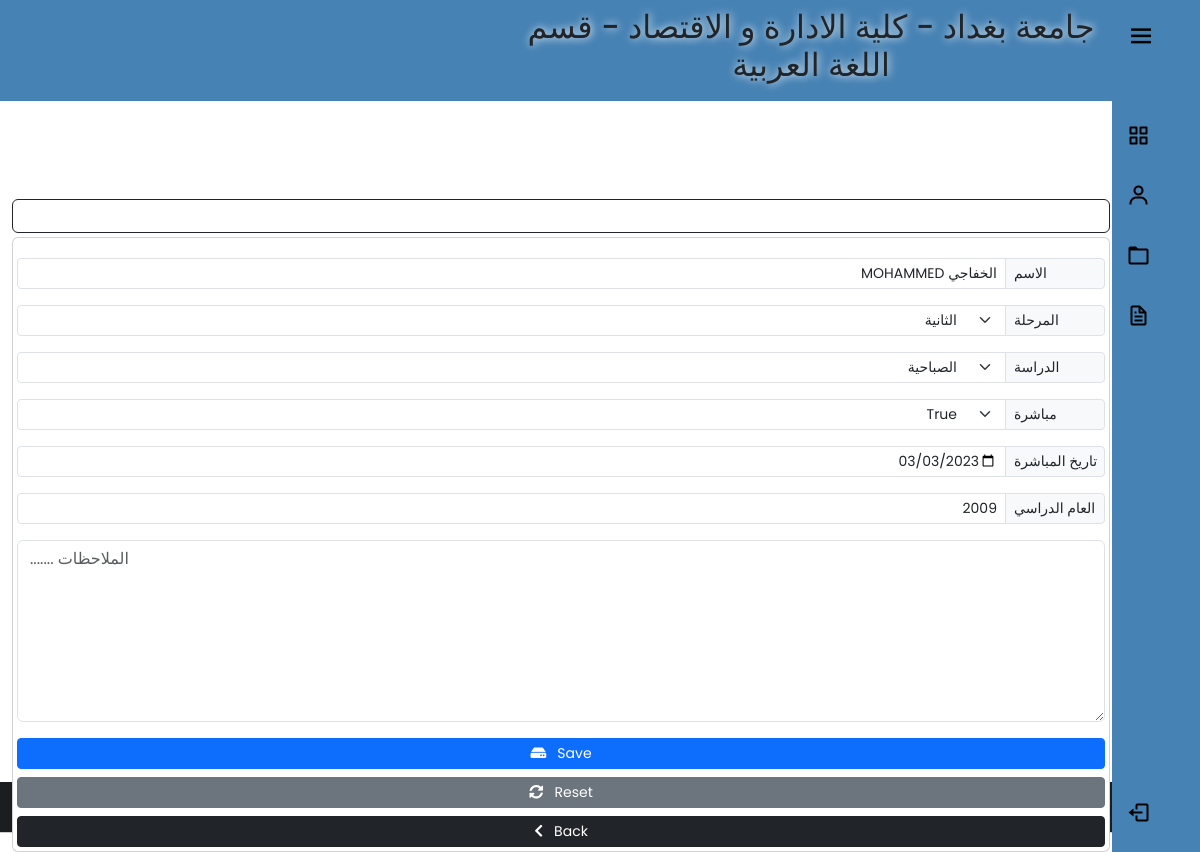
The page /all_student/12 (signed in) on the database its author committed.
### app/models.py (models this page shows, shortened)
class UserProfile(models.Model):
    user = models.OneToOneField(User,on_delete=models.PROTECT,verbose_name="اسم المستخدم")
    Dname = models.ForeignKey(Department,on_delete=models.PROTECT,verbose_name="القسم")
    Cname = models.ForeignKey(City,on_delete=models.PROTECT,verbose_name="المحافظة")
    class Meta:
        verbose_name_plural = "بروفايل المستخدمين"

class Department(models.Model):
    Dname = models.CharField(max_length=100,verbose_name="القسم")
    def __str__(self):
        return self.Dname
    class Meta:
        verbose_name_plural = "الاقسام العلمية"

class AllStudents(models.Model):
    stage_list = (
        ("الاولى", "الاولى"),
        ("الثانية", "الثانية"),
        ("الثالثة", "الثالثة"),
        ("الرابعة", "الرابعة"),
    )
    study_list = (
        ("الصباحية", "الصباحية"),
        ("المسائية", "المسائية"),
    )
    user = models.CharField(max_length=100, verbose_name="اسم المستخدم")
    name = models.CharField(max_length=100, verbose_name="اسم الطالب/ة")
    Dname = models.CharField(max_length=100, verbose_name="القسم")
    Cname = models.CharField(max_length=100, verbose_name="المحافظة")
    stage = models.CharField(max_length=50, verbose_name="المرحلة", choices=stage_list,)
    state = models.BooleanField(max_length=100, verbose_name="مباشرة",default=True,null=True,blank=True)
    date = models.DateField(verbose_name="تاريخ المباشرة",null=True,blank=True)
    year = models.CharField(max_length=50, verbose_name="العام الدراسي")
    study = models.CharField(max_length=20,verbose_name="الدراسة", choices=study_list,null=True)
    note = models.TextField(blank=True, null=True, verbose_name="الملاحظات")
    img = models.ImageField(upload_to="%y/%m",null=True,blank=True)
    created_at = models.DateTimeField(auto_now_add=True)
    class Meta:
        verbose_name_plural = 'مباشرات الطلبة'

### app/views.py (the view)
# urls.py: path('all_student/<str:std_id>', views.all_student, name="allstudent"),
@cache_control(no_cache=True , must_revalidate=True,no_store=True)
@login_required(login_url='login')
def all_student(request, std_id):
    user = request.user.userprofile
    allstudent = AllStudents.objects.get(id=std_id)
    if allstudent != None:
        return render(request, 'AllStudents/edit-allstudent.html', {'allstd': allstudent,'user':user,})

### app/models.py (called while the page is built)
    def __str__(self):
        return self.Cname

### app/templates/AllStudents/edit-allstudent.html (shortened to what this page needs)
{% extends 'AllStudents/add_allstudent.html' %}
{% block value-name-all %} value="{{allstd.name}}" {% endblock value-name-all %}
{% block value-date-all %}  value="{{allstd.date | date:'Y-m-d'}}"  {% endblock value-date-all %}
{% block value-year-all %}  value="{{allstd.year}}"  {% endblock value-year-all %}
 {% block option-stage-all %} <option  style="background-color:#d3d3d3; color:red; font-weight:bold;">{{allstd.stage}}</option>{% endblock option-stage-all %}
 {% block value-stage-all %} value="{{allstd.stage}}"   {% endblock value-stage-all %}
  {% block option-study-all %} <option  style="background-color:#d3d3d3; color:red; font-weight:bold;">{{allstd.study}}</option>{% endblock option-study-all %}
 {% block value-study-all %} value="{{allstd.study}}"   {% endblock value-study-all %}
  {% block option-state-all %} <option  style="background-color:#d3d3d3; color:red; font-weight:bold;">{{allstd.state}}</option>{% endblock option-state-all %}
 {% block value-state-all %} value="{{allstd.state}}"   {% endblock value-state-all %}
{% block btn-content %} <i class="fas fa-hdd"></i>&nbsp;&nbsp; Save {% endblock btn-content %}
{% block btn-reset %}
<button type="reset" class="btn btn-secondary btn-sm"><i class="fas fa-sync-alt"></i>&nbsp;&nbsp; Reset</button>
{% endblock btn-reset %}
{% block Action %} action="/edit_allstudent/" {% endblock Action %}

### app/templates/AllStudents/add_allstudent.html (shortened to what this page needs)
{% extends 'base2.html' %}
{% block content %}
     <div class="container" style="padding-top:50px;">
          <div class="row">
               <div class="col-lg-12 col-sm-12">
                    <div class="card card-body border-dark  mt-5">
                    </div>
                    <form {% block Action %} action="/add_allstudent/" {% endblock Action %} method="POST" enctype="multipart/form-data" class="card p-1 porder-dark mt-1">
                         <div class="input-group input-group-sm mb-3">
                              <input type="text" class="form-control text-end" name="name" id="name-all" placeholder="اسم الطالب/ة" required  {% block value-name-all %}{% endblock value-name-all %}>
                             <label class="input-group-text side-label">الاسم</label>
                         </div>
                            <div class="input-group input-group-sm mb-3 ">
                              <select dir="ltr" class="form-select " name="stage" id="stage-all" required {% block value-stage-all %}{% endblock value-stage-all %}>
                                   {% block option-stage-all %}{% endblock option-stage-all %}
                              </select>
                               <label class="input-group-text side-label">المرحلة</label>
                         </div>
                            <div class="input-group input-group-sm mb-3 ">
                              <select dir="ltr" class="form-select" name="study" id="study-all" required {% block value-study-all %}{% endblock value-study-all %}>
                                   {% block option-study-all %}{% endblock option-study-all %}
                              </select>
                               <label class="input-group-text side-label">الدراسة</label>
                         </div>
                          <div class="input-group input-group-sm mb-3 ">
                              <select dir="ltr" class="form-select" name="state" id="state-all" required {% block value-state-all %}{% endblock value-state-all %}>
                                    {% block option-state-all %}{% endblock option-state-all %}
                              </select>
                                <label class="input-group-text side-label">مباشرة</label>
                         </div>
                            <div class="input-group input-group-sm mb-3 ">
                              <input type="date" class="form-control text-end" name="date"  id="date-all" placeholder="تاريخ المباشرة" required {% block value-date-all %}{% endblock value-date-all %}>
                               <label class="input-group-text side-label">تاريخ المباشرة</label>
                         </div>
                            <div class="input-group input-group-sm mb-3 ">
                              <input type="text" class="form-control text-end" name="year" maxlength="10" id="year-all" placeholder="العام الدراسي" required {% block value-year-all %}{% endblock value-year-all %}>
                                <label class="input-group-text side-label">العام الدراسي</label>
                         </div>
                         <div class="form-group">
                              <textarea class="form-control" name="note" id="note"   rows="7" placeholder="....... الملاحظات">{% block value-note-all %}{% endblock value-note-all %}</textarea>
                         </div>
                         <div class="d-grid gap-2 mt-3">
                              <button type="submit" class="btn btn-primary btn-sm"  id="btn-add-all">
                                  {% block btn-content %} <i class="fas fa-plus"></i>&nbsp;&nbsp; اضافة {% endblock btn-content %}
                              </button>
                              {% block btn-reset %} {% endblock btn-reset %}
                              <a href="{% url 'backend_all_student' %}" class="btn btn-dark btn-sm"><i class="fas fa-chevron-left"></i>&nbsp;&nbsp; Back</a>
                         </div>
                    </form>
               </div>
          </div>
          </div>
{% endblock content %}

### app/templates/base2.html (shortened to what this page needs)
{% load static %}
<!DOCTYPE html>
<html lang="en">
  <head>
    <link
      rel="stylesheet"
      href="https://cdn.jsdelivr.net/npm/bootstrap@5.3.0-alpha1/dist/css/bootstrap.min.css"
    />
    <link
      rel="stylesheet"
      href="https://use.fontawesome.com/releases/v5.15.4/css/all.css"
    />
    <link rel="stylesheet" href="{% static 'css/bootstrap.css' %}" />
    <link rel="stylesheet" href="{% static 'css/style.css' %}" />
  </head>
  <body style="overflow: scroll">
    {% include 'sidebar-dark.html' %}
    <div class="wrapper">
      <header id="hpage">
        <nav
          class="navbar navbar-expand-id navbar-dark"
          style="background-color: steelblue; text-align: center"
        >
          <h2 class="text-dark text-outline-primary font-effect-fire" style="
          margin-left:500px; text-shadow: #fff 1px 0 10px; font-family: "Sofia",
          sans-serif; font-size: 20px;"> جامعة بغداد - كلية الادارة و الاقتصاد -
          قسم {{user.Dname}}
        </nav>
      </header>
      {% block content %} {% endblock content %}
    </div>
    {% include 'footer.html' %}
  </body>
</html>

### std_collage/static/css/style.css (style rules this page uses)
html , body { margin: 0; max-width: 100%; }
.wrapper { min-height:100%; margin-bottom: -70px; }
.side-label { width:100px; }
select, option { text-align:right; }

### std_collage/static/css/sidebar-dark.css (style rules this page uses)
* { margin: 0; padding: 0; box-sizing: border-box; font-family: 'Poppins', sans-serif; }
:root { --body-color: white; --sidebar-color: steelblue; --primary-color: white; --primary-color-light: #F6F5FF; --toggle-color: black; --text-color: black; --tran-03: all 0.2s ease; --tran-03: all 0.3s ease; --tran-04: all 0.3s ease; --tran-05: all 0.3s ease; }
body { min-height: 100vh; background-color: var(--body-color); transition: var(--tran-05); }

### rows shown on the page
UserProfile: Dname "اللغة العربية"
AllStudents: name "MOHAMMED الخفاجي", stage "الثانية", study "الصباحية", state "True", date "03/03/2023", year "2009"
